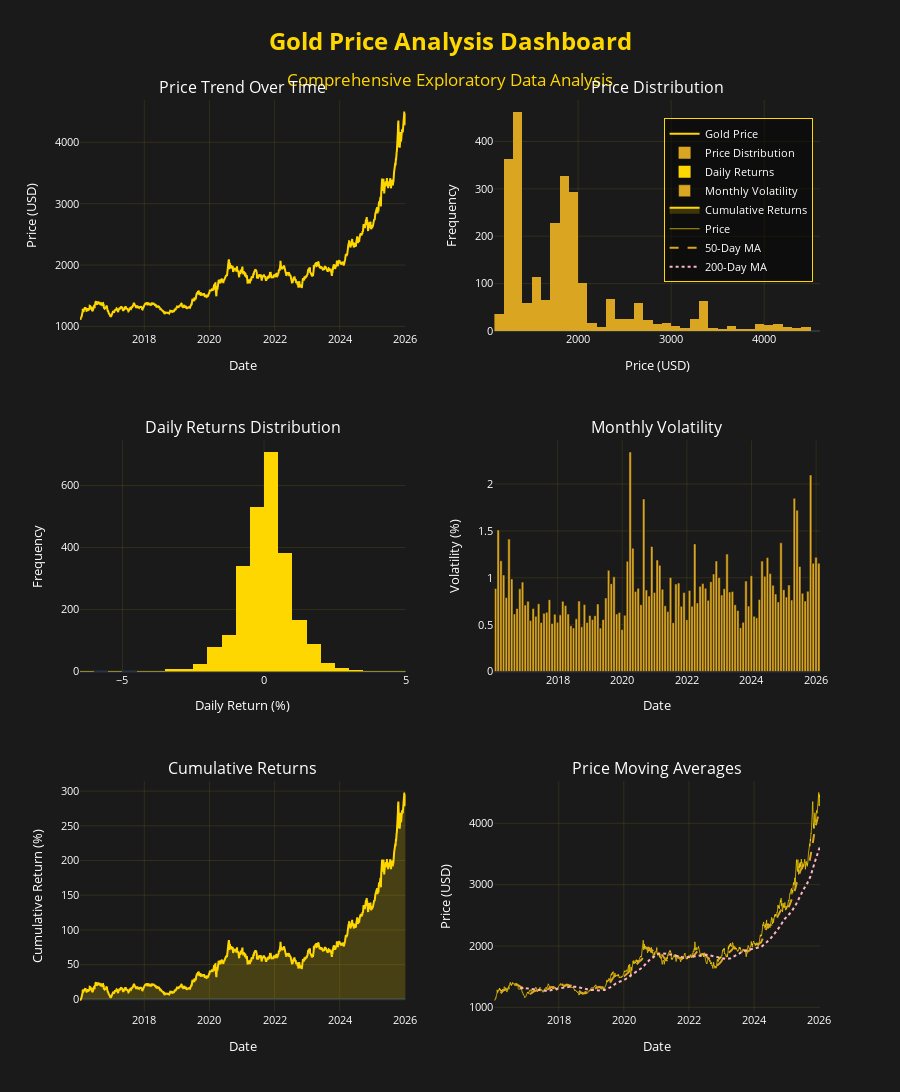

The notebook cell this image was saved under:
### Markdown cell above
## Gold-Themed Dashboard

A comprehensive visualization dashboard highlighting key patterns, distributions, and time-series behavior of gold prices.

### Code cell
# Gold-themed color palette
gold_color_primary = "#FFD700"  # Gold
gold_color_dark = "#DAA520"     # Goldenrod
gold_color_light = "#FFF8DC"    # Cornsilk
bg_color = "#1a1a1a"            # Dark background
text_color = "#ffffff"          # White text

# Create comprehensive dashboard with subplots
fig = make_subplots(
    rows=3, cols=2,
    subplot_titles=(
        "Price Trend Over Time",
        "Price Distribution",
        "Daily Returns Distribution",
        "Monthly Volatility",
        "Cumulative Returns",
        "Price Moving Averages"
    ),
    specs=[
        [{"secondary_y": False}, {"secondary_y": False}],
        [{"secondary_y": False}, {"secondary_y": False}],
        [{"secondary_y": False}, {"secondary_y": False}]
    ],
    vertical_spacing=0.12,
    horizontal_spacing=0.12
)

# 1. Price Trend
fig.add_trace(
    go.Scatter(
        x=gold.index,
        y=gold['Price'],
        mode='lines',
        name='Gold Price',
        line=dict(color=gold_color_primary, width=2),
        hovertemplate='<b>Date:</b> %{x}<br><b>Price:</b> $%{y:.2f}<extra></extra>'
    ),
    row=1, col=1
)

# 2. Price Distribution (Histogram)
fig.add_trace(
    go.Histogram(
        x=gold['Price'],
        name='Price Distribution',
        marker=dict(color=gold_color_dark),
        nbinsx=40,
        hovertemplate='<b>Price Range:</b> $%{x:.2f}<br><b>Frequency:</b> %{y}<extra></extra>'
    ),
    row=1, col=2
)

# 3. Daily Returns Distribution
fig.add_trace(
    go.Histogram(
        x=gold['Daily_Return'].dropna(),
        name='Daily Returns',
        marker=dict(color=gold_color_primary),
        nbinsx=50,
        hovertemplate='<b>Return:</b> %{x:.2f}%<br><b>Frequency:</b> %{y}<extra></extra>'
    ),
    row=2, col=1
)

# 4. Monthly Volatility
monthly_volatility = gold['Daily_Return'].resample('M').std()
fig.add_trace(
    go.Bar(
        x=monthly_volatility.index,
        y=monthly_volatility.values,
        name='Monthly Volatility',
        marker=dict(color=gold_color_dark),
        hovertemplate='<b>Month:</b> %{x|%B %Y}<br><b>Volatility:</b> %{y:.2f}%<extra></extra>'
    ),
    row=2, col=2
)

# 5. Cumulative Returns
cumulative_returns = ((1 + gold['Daily_Return'] / 100).cumprod() - 1) * 100
fig.add_trace(
    go.Scatter(
        x=gold.index,
        y=cumulative_returns,
        mode='lines',
        name='Cumulative Returns',
        line=dict(color=gold_color_primary, width=2),
        fill='tozeroy',
        fillcolor=f'rgba(255, 215, 0, 0.2)',
        hovertemplate='<b>Date:</b> %{x}<br><b>Return:</b> %{y:.2f}%<extra></extra>'
    ),
    row=3, col=1
)

# 6. Moving Averages
ma_50 = gold['Price'].rolling(window=50).mean()
ma_200 = gold['Price'].rolling(window=200).mean()

fig.add_trace(
    go.Scatter(
        x=gold.index,
        y=gold['Price'],
        mode='lines',
        name='Price',
        line=dict(color=gold_color_primary, width=1),
        opacity=0.7,
        hovertemplate='<b>Date:</b> %{x}<br><b>Price:</b> $%{y:.2f}<extra></extra>'
    ),
    row=3, col=2
)

fig.add_trace(
    go.Scatter(
        x=gold.index,
        y=ma_50,
        mode='lines',
        name='50-Day MA',
        line=dict(color=gold_color_dark, width=2, dash='dash'),
        hovertemplate='<b>Date:</b> %{x}<br><b>MA50:</b> $%{y:.2f}<extra></extra>'
    ),
    row=3, col=2
)

fig.add_trace(
    go.Scatter(
        x=gold.index,
        y=ma_200,
        mode='lines',
        name='200-Day MA',
        line=dict(color='#FFB6C1', width=2, dash='dot'),
        hovertemplate='<b>Date:</b> %{x}<br><b>MA200:</b> $%{y:.2f}<extra></extra>'
    ),
    row=3, col=2
)

# Update layout with gold theme
fig.update_layout(
    title={
        'text': '<b>Gold Price Analysis Dashboard</b><br><sub>Comprehensive Exploratory Data Analysis</sub>',
        'x': 0.5,
        'xanchor': 'center',
        'font': {'size': 24, 'color': gold_color_primary}
    },
    height=1400,
    showlegend=True,
    template='plotly_dark',
    hovermode='x unified',
    paper_bgcolor=bg_color,
    plot_bgcolor=bg_color,
    font=dict(color=text_color, size=11),
    legend=dict(
        orientation='v',
        yanchor='top',
        y=0.98,
        xanchor='right',
        x=0.99,
        bgcolor='rgba(0, 0, 0, 0.5)',
        bordercolor=gold_color_primary,
        borderwidth=1
    )
)

# Update axes
fig.update_xaxes(showgrid=True, gridwidth=1, gridcolor='rgba(255, 215, 0, 0.1)')
fig.update_yaxes(showgrid=True, gridwidth=1, gridcolor='rgba(255, 215, 0, 0.1)')

# Update axis labels
fig.update_xaxes(title_text="Date", row=1, col=1)
fig.update_yaxes(title_text="Price (USD)", row=1, col=1)

fig.update_xaxes(title_text="Price (USD)", row=1, col=2)
fig.update_yaxes(title_text="Frequency", row=1, col=2)

fig.update_xaxes(title_text="Daily Return (%)", row=2, col=1)
fig.update_yaxes(title_text="Frequency", row=2, col=1)

fig.update_xaxes(title_text="Date", row=2, col=2)
fig.update_yaxes(title_text="Volatility (%)", row=2, col=2)

fig.update_xaxes(title_text="Date", row=3, col=1)
fig.update_yaxes(title_text="Cumulative Return (%)", row=3, col=1)

fig.update_xaxes(title_text="Date", row=3, col=2)
fig.update_yaxes(title_text="Price (USD)", row=3, col=2)

fig.show()

### Figure 1 — Plotly figure (JSON) as saved in the notebook; plotly's stock layout.template omitted (floating-point values rounded to 4 significant figures; data arrays with more than 128 entries replaced by an {"elided": "..."} marker saying what was removed)
{"data": [{"hovertemplate": "<b>Date:</b> %{x}<br><b>Price:</b> $%{y:.2f}<extra></extra>", "line": {"color": "#FFD700", "width": 2}, "mode": "lines", "name": "Gold Price", "type": "scatter", "x": {"elided": "2515 str values"}, "xaxis": "x", "y": {"elided": "2515 float values"}, "yaxis": "y"}, {"hovertemplate": "<b>Price Range:</b> $%{x:.2f}<br><b>Frequency:</b> %{y}<extra></extra>", "marker": {"color": "#DAA520"}, "name": "Price Distribution", "nbinsx": 40, "type": "histogram", "x": {"elided": "2515 float values"}, "xaxis": "x2", "yaxis": "y2"}, {"hovertemplate": "<b>Return:</b> %{x:.2f}%<br><b>Frequency:</b> %{y}<extra></extra>", "marker": {"color": "#FFD700"}, "name": "Daily Returns", "nbinsx": 50, "type": "histogram", "x": {"elided": "2514 float values"}, "xaxis": "x3", "yaxis": "y3"}, {"hovertemplate": "<b>Month:</b> %{x|%B %Y}<br><b>Volatility:</b> %{y:.2f}%<extra></extra>", "marker": {"color": "#DAA520"}, "name": "Monthly Volatility", "type": "bar", "x": ["2016-01-31T00:00:00", "2016-02-29T00:00:00", "2016-03-31T00:00:00", "2016-04-30T00:00:00", "2016-05-31T00:00:00", "2016-06-30T00:00:00", "2016-07-31T00:00:00", "2016-08-31T00:00:00", "2016-09-30T00:00:00", "2016-10-31T00:00:00", "2016-11-30T00:00:00", "2016-12-31T00:00:00", "2017-01-31T00:00:00", "2017-02-28T00:00:00", "2017-03-31T00:00:00", "2017-04-30T00:00:00", "2017-05-31T00:00:00", "2017-06-30T00:00:00", "2017-07-31T00:00:00", "2017-08-31T00:00:00", "2017-09-30T00:00:00", "2017-10-31T00:00:00", "2017-11-30T00:00:00", "2017-12-31T00:00:00", "2018-01-31T00:00:00", "2018-02-28T00:00:00", "2018-03-31T00:00:00", "2018-04-30T00:00:00", "2018-05-31T00:00:00", "2018-06-30T00:00:00", "2018-07-31T00:00:00", "2018-08-31T00:00:00", "2018-09-30T00:00:00", "2018-10-31T00:00:00", "2018-11-30T00:00:00", "2018-12-31T00:00:00", "2019-01-31T00:00:00", "2019-02-28T00:00:00", "2019-03-31T00:00:00", "2019-04-30T00:00:00", "2019-05-31T00:00:00", "2019-06-30T00:00:00", "2019-07-31T00:00:00", "2019-08-31T00:00:00", "2019-09-30T00:00:00", "2019-10-31T00:00:00", "2019-11-30T00:00:00", "2019-12-31T00:00:00", "2020-01-31T00:00:00", "2020-02-29T00:00:00", "2020-03-31T00:00:00", "2020-04-30T00:00:00", "2020-05-31T00:00:00", "2020-06-30T00:00:00", "2020-07-31T00:00:00", "2020-08-31T00:00:00", "2020-09-30T00:00:00", "2020-10-31T00:00:00", "2020-11-30T00:00:00", "2020-12-31T00:00:00", "2021-01-31T00:00:00", "2021-02-28T00:00:00", "2021-03-31T00:00:00", "2021-04-30T00:00:00", "2021-05-31T00:00:00", "2021-06-30T00:00:00", "2021-07-31T00:00:00", "2021-08-31T00:00:00", "2021-09-30T00:00:00", "2021-10-31T00:00:00", "2021-11-30T00:00:00", "2021-12-31T00:00:00", "2022-01-31T00:00:00", "2022-02-28T00:00:00", "2022-03-31T00:00:00", "2022-04-30T00:00:00", "2022-05-31T00:00:00", "2022-06-30T00:00:00", "2022-07-31T00:00:00", "2022-08-31T00:00:00", "2022-09-30T00:00:00", "2022-10-31T00:00:00", "2022-11-30T00:00:00", "2022-12-31T00:00:00", "2023-01-31T00:00:00", "2023-02-28T00:00:00", "2023-03-31T00:00:00", "2023-04-30T00:00:00", "2023-05-31T00:00:00", "2023-06-30T00:00:00", "2023-07-31T00:00:00", "2023-08-31T00:00:00", "2023-09-30T00:00:00", "2023-10-31T00:00:00", "2023-11-30T00:00:00", "2023-12-31T00:00:00", "2024-01-31T00:00:00", "2024-02-29T00:00:00", "2024-03-31T00:00:00", "2024-04-30T00:00:00", "2024-05-31T00:00:00", "2024-06-30T00:00:00", "2024-07-31T00:00:00", "2024-08-31T00:00:00", "2024-09-30T00:00:00", "2024-10-31T00:00:00", "2024-11-30T00:00:00", "2024-12-31T00:00:00", "2025-01-31T00:00:00", "2025-02-28T00:00:00", "2025-03-31T00:00:00", "2025-04-30T00:00:00", "2025-05-31T00:00:00", "2025-06-30T00:00:00", "2025-07-31T00:00:00", "2025-08-31T00:00:00", "2025-09-30T00:00:00", "2025-10-31T00:00:00", "2025-11-30T00:00:00", "2025-12-31T00:00:00", "2026-01-31T00:00:00"], "xaxis": "x4", "y": [0.8862, 1.51, 1.183, 1.03, 0.7887, 1.413, 0.9884, 0.6149, 0.6725, 0.882, 0.9539, 0.7097, 0.7494, 0.5455, 0.6721, 0.5892, 0.7236, 0.5231, 0.6211, 0.6331, 0.7666, 0.5134, 0.612, 0.5252, 0.6045, 0.7493, 0.7043, 0.6131, 0.4886, 0.4653, 0.5621, 0.7516, 0.4776, 0.7141, 0.5241, 0.5977, 0.5548, 0.5963, 0.7207, 0.4642, 0.5552, 0.7852, 1.08, 0.9377, 1.01, 0.6134, 0.6306, 0.4472, 0.6015, 1.177, 2.342, 1.316, 0.8542, 0.8877, 0.7121, 1.842, 0.8701, 0.8054, 1.334, 0.8437, 1.19, 1.133, 0.8768, 0.7018, 0.6392, 1.004, 0.5209, 0.9338, 0.9445, 0.6953, 0.842, 0.553, 0.8643, 0.6976, 1.362, 0.7323, 0.909, 0.9383, 0.8896, 0.7594, 0.9586, 1.041, 1.18, 1.004, 0.8169, 0.8837, 1.253, 0.8481, 0.8533, 0.7126, 0.6514, 0.4677, 0.5245, 0.9645, 0.6982, 1.022, 0.5898, 0.5732, 0.7696, 1.178, 1.016, 1.216, 1.045, 0.9209, 0.8273, 0.7427, 1.373, 0.8731, 0.7947, 0.924, 0.7624, 1.848, 1.722, 1.121, 0.8341, 0.7526, 0.8576, 2.098, 1.156, 1.219, 1.156], "yaxis": "y4"}, {"fill": "tozeroy", "fillcolor": "rgba(255, 215, 0, 0.2)", "hovertemplate": "<b>Date:</b> %{x}<br><b>Return:</b> %{y:.2f}%<extra></extra>", "line": {"color": "#FFD700", "width": 2}, "mode": "lines", "name": "Cumulative Returns", "type": "scatter", "x": {"elided": "2515 str values"}, "xaxis": "x5", "y": {"elided": "2515 float values"}, "yaxis": "y5"}, {"hovertemplate": "<b>Date:</b> %{x}<br><b>Price:</b> $%{y:.2f}<extra></extra>", "line": {"color": "#FFD700", "width": 1}, "mode": "lines", "name": "Price", "opacity": 0.7, "type": "scatter", "x": {"elided": "2515 str values"}, "xaxis": "x6", "y": {"elided": "2515 float values"}, "yaxis": "y6"}, {"hovertemplate": "<b>Date:</b> %{x}<br><b>MA50:</b> $%{y:.2f}<extra></extra>", "line": {"color": "#DAA520", "dash": "dash", "width": 2}, "mode": "lines", "name": "50-Day MA", "type": "scatter", "x": {"elided": "2515 str values"}, "xaxis": "x6", "y": {"elided": "2515 float values"}, "yaxis": "y6"}, {"hovertemplate": "<b>Date:</b> %{x}<br><b>MA200:</b> $%{y:.2f}<extra></extra>", "line": {"color": "#FFB6C1", "dash": "dot", "width": 2}, "mode": "lines", "name": "200-Day MA", "type": "scatter", "x": {"elided": "2515 str values"}, "xaxis": "x6", "y": {"elided": "2515 float values"}, "yaxis": "y6"}], "layout": {"annotations": [{"font": {"size": 16}, "showarrow": false, "text": "Price Trend Over Time", "x": 0.22, "xanchor": "center", "xref": "paper", "y": 1, "yanchor": "bottom", "yref": "paper"}, {"font": {"size": 16}, "showarrow": false, "text": "Price Distribution", "x": 0.78, "xanchor": "center", "xref": "paper", "y": 1, "yanchor": "bottom", "yref": "paper"}, {"font": {"size": 16}, "showarrow": false, "text": "Daily Returns Distribution", "x": 0.22, "xanchor": "center", "xref": "paper", "y": 0.6267, "yanchor": "bottom", "yref": "paper"}, {"font": {"size": 16}, "showarrow": false, "text": "Monthly Volatility", "x": 0.78, "xanchor": "center", "xref": "paper", "y": 0.6267, "yanchor": "bottom", "yref": "paper"}, {"font": {"size": 16}, "showarrow": false, "text": "Cumulative Returns", "x": 0.22, "xanchor": "center", "xref": "paper", "y": 0.2533, "yanchor": "bottom", "yref": "paper"}, {"font": {"size": 16}, "showarrow": false, "text": "Price Moving Averages", "x": 0.78, "xanchor": "center", "xref": "paper", "y": 0.2533, "yanchor": "bottom", "yref": "paper"}], "font": {"color": "#ffffff", "size": 11}, "height": 1400, "hovermode": "x unified", "legend": {"bgcolor": "rgba(0, 0, 0, 0.5)", "bordercolor": "#FFD700", "borderwidth": 1, "orientation": "v", "x": 0.99, "xanchor": "right", "y": 0.98, "yanchor": "top"}, "paper_bgcolor": "#1a1a1a", "plot_bgcolor": "#1a1a1a", "showlegend": true, "title": {"font": {"color": "#FFD700", "size": 24}, "text": "<b>Gold Price Analysis Dashboard</b><br><sub>Comprehensive Exploratory Data Analysis</sub>", "x": 0.5, "xanchor": "center"}, "xaxis": {"anchor": "y", "domain": [0, 0.44], "gridcolor": "rgba(255, 215, 0, 0.1)", "gridwidth": 1, "showgrid": true, "title": {"text": "Date"}}, "xaxis2": {"anchor": "y2", "domain": [0.56, 1], "gridcolor": "rgba(255, 215, 0, 0.1)", "gridwidth": 1, "showgrid": true, "title": {"text": "Price (USD)"}}, "xaxis3": {"anchor": "y3", "domain": [0, 0.44], "gridcolor": "rgba(255, 215, 0, 0.1)", "gridwidth": 1, "showgrid": true, "title": {"text": "Daily Return (%)"}}, "xaxis4": {"anchor": "y4", "domain": [0.56, 1], "gridcolor": "rgba(255, 215, 0, 0.1)", "gridwidth": 1, "showgrid": true, "title": {"text": "Date"}}, "xaxis5": {"anchor": "y5", "domain": [0, 0.44], "gridcolor": "rgba(255, 215, 0, 0.1)", "gridwidth": 1, "showgrid": true, "title": {"text": "Date"}}, "xaxis6": {"anchor": "y6", "domain": [0.56, 1], "gridcolor": "rgba(255, 215, 0, 0.1)", "gridwidth": 1, "showgrid": true, "title": {"text": "Date"}}, "yaxis": {"anchor": "x", "domain": [0.7467, 1], "gridcolor": "rgba(255, 215, 0, 0.1)", "gridwidth": 1, "showgrid": true, "title": {"text": "Price (USD)"}}, "yaxis2": {"anchor": "x2", "domain": [0.7467, 1], "gridcolor": "rgba(255, 215, 0, 0.1)", "gridwidth": 1, "showgrid": true, "title": {"text": "Frequency"}}, "yaxis3": {"anchor": "x3", "domain": [0.3733, 0.6267], "gridcolor": "rgba(255, 215, 0, 0.1)", "gridwidth": 1, "showgrid": true, "title": {"text": "Frequency"}}, "yaxis4": {"anchor": "x4", "domain": [0.3733, 0.6267], "gridcolor": "rgba(255, 215, 0, 0.1)", "gridwidth": 1, "showgrid": true, "title": {"text": "Volatility (%)"}}, "yaxis5": {"anchor": "x5", "domain": [0, 0.2533], "gridcolor": "rgba(255, 215, 0, 0.1)", "gridwidth": 1, "showgrid": true, "title": {"text": "Cumulative Return (%)"}}, "yaxis6": {"anchor": "x6", "domain": [0, 0.2533], "gridcolor": "rgba(255, 215, 0, 0.1)", "gridwidth": 1, "showgrid": true, "title": {"text": "Price (USD)"}}}}
